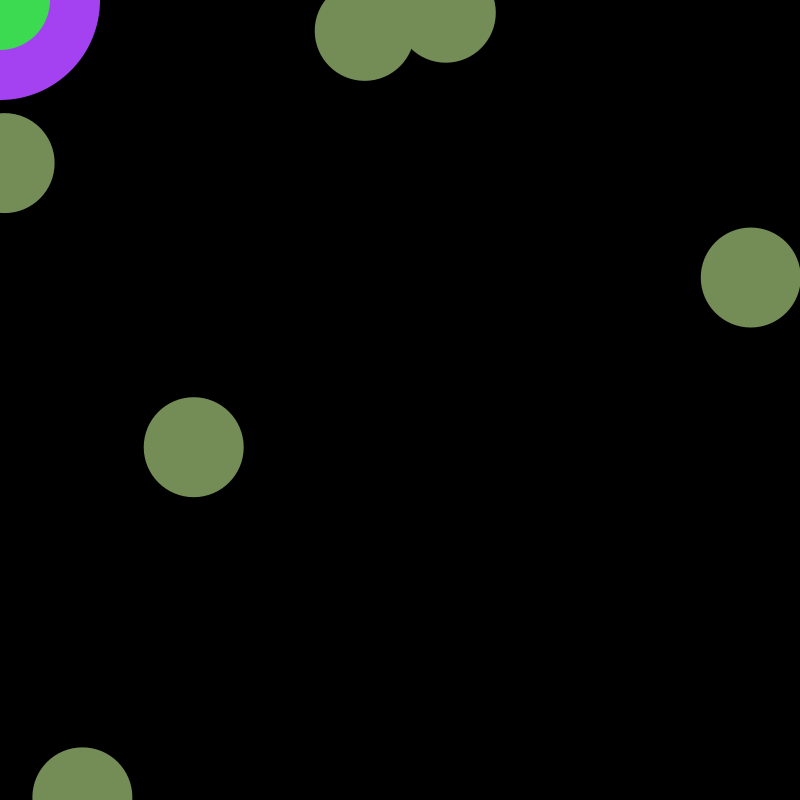
Frame 1 (no input)
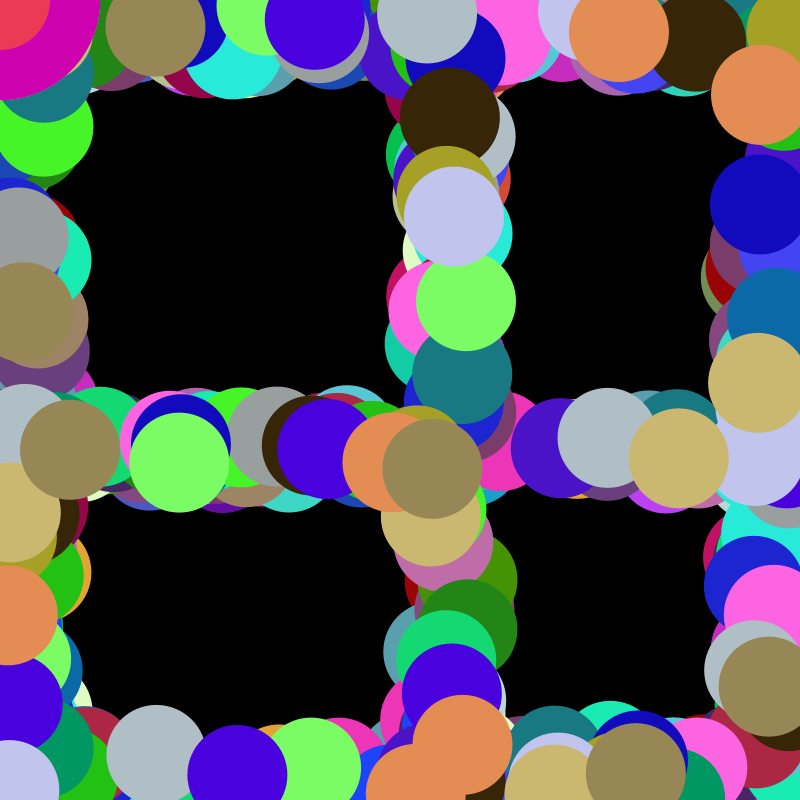
Frame 60 (the mouse pressed at the canvas centre just before this capture)
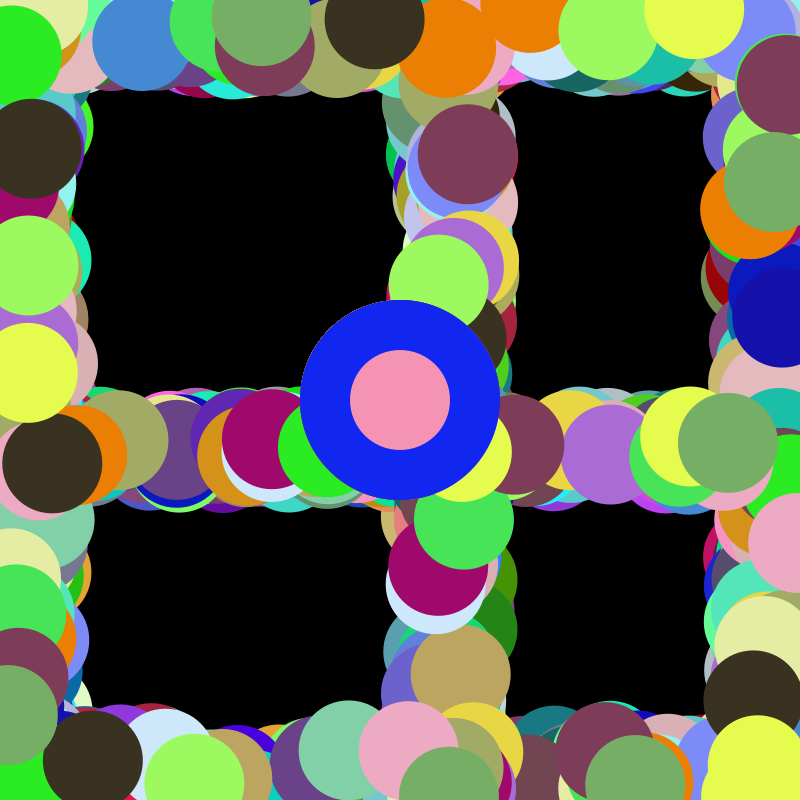
Frame 120 (the mouse held since frame 60 and released just before this capture)

The Processing sketch that drew these frames (run headless with seeded random() and noise(); from frame 60 on, the mouse is pressed at the canvas centre):

// Processing sketch: processing_87411
// ── processing_87411.pde

//float timer = 0.0
 float pic = 1;

void setup(){
  

  size(800,800);
  background(0);
  
 
}

void draw (){
  frameRate(30);
noStroke();


  
  
    if (pic < 2) {
      
       fill(random(0, 255), random(0, 255), random(0,255));
  ellipse(mouseX,mouseY,200,200);
  fill(random(0, 255), random(0, 255), random(0,255));
  ellipse(mouseX,mouseY,100,100);
      
  //random colors
   fill(random(0, 255), random(0, 255), random(0,255));
  //suare of circles
   ellipse(random(0, 50), random(0, 800), 100,100);
   ellipse(random(750, 800), random(0, 800), 100,100);
   ellipse(random(0, 800), random(0, 50), 100,100);
   ellipse(random(0, 800), random(750, 800), 100,100);
   //cross of circles
   ellipse(random(430, 470), random(0, 800), 100, 100);
   ellipse(random(0, 800), random(435,465), 100, 100);
    }
   
   if (pic < 3 && pic > 1) {
     
  fill(random(0, 255), random(0, 255), random(0,255));
  rect(mouseX,mouseY,200,200);
    
     fill(random(0, 255), random(0, 255), random(0,255));
  rect(mouseX,mouseY,100,100);
     
     fill(random(0, 255), random(0, 255), random(0,255));
       rect(random(100, 600), random(0, 800),200,200);
   }  
  
   /*if (pic > 2) {
 fill(random(0, 255), random(0, 255), random(0,255));
  //suare of circles
   ellipse(random(0, 50), random(0, 800), 100,100);
   ellipse(random(750, 800), random(0, 800), 100,100);
   ellipse(random(0, 800), random(0, 50), 100,100);
   ellipse(random(0, 800), random(750, 800), 100,100);
   //cross of circles
   ellipse(random(430, 470), random(0, 800), 100, 100);
   ellipse(random(0, 800), random(435,465), 100, 100);
    
     
     fill(random(0, 255), random(0, 255), random(0,255));
       rect(random(100, 600), random(0, 800),300,300);
       
       fill(random(0, 255), random(0, 255), random(0,255));*/
}

void mouseClicked(){
  
  if (pic < 2) {
    pic +=1;
  }
  else{
    pic = 1;
  }
}
